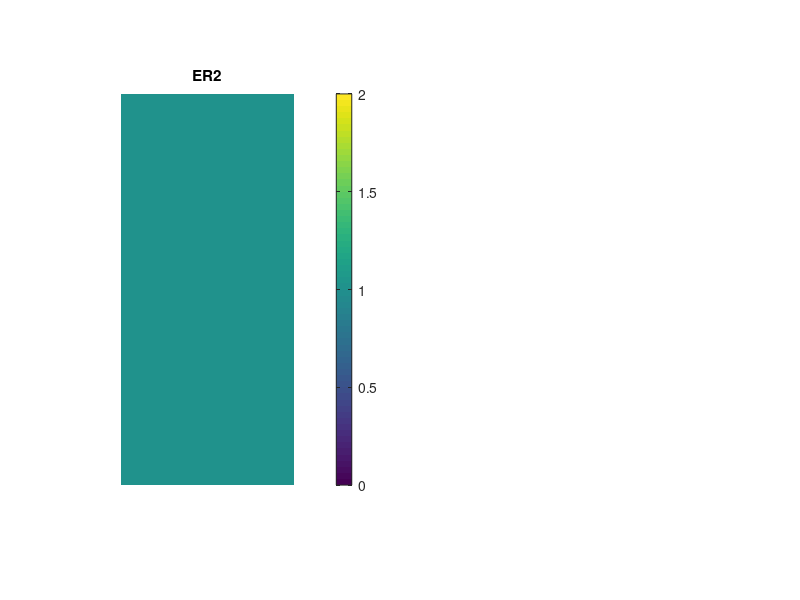

Source code (MATLAB): (Note: this script raises an error after producing the figure.)
% Simulacion de onda plana propagandose en el vacio.

% INITIALIZE MATLAB
close all;
clc;
clear all;

% UNITS
degrees     = pi/180;
meters      = 1;
centimeters = 1e-2 * meters;
millimeters = 1e-3 * meters;
micrometers = 1e-6 * meters;
nanometers  = 1e-9 * meters;
inches      = 2.54 * centimeters;
feet        = 12 * inches;
seconds     = 1;
hertz       = 1/seconds;
kilohertz   = 1e3 * hertz;
megahertz   = 1e6 * hertz;
gigahertz   = 1e9 * hertz;
terahertz   = 1e12 * hertz;
petahertz   = 1e15 * hertz;

% CONSTANTS
e0 = 8.85418782e-12 * 1/meters;
u0 = 1.25663706e-6 * 1/meters;
N0 = sqrt(u0/e0);
c0 = 299792458 * meters/seconds;

%%%%%%%%%%%%%%%%%%%%%%%%%%%%%%%%%%%%%%%%%%%%%%%%%%%%%%%%%
%% DASHBOARD
%%%%%%%%%%%%%%%%%%%%%%%%%%%%%%%%%%%%%%%%%%%%%%%%%%%%%%%%%

% DEFINE PLANE WAVE SOURCE PARAMETERS
f0    = 30.0 * gigahertz;
theta = 30*degrees;
lam0  = c0/f0;
k0    = 2*pi/lam0;
MODE  = 'E';

% MEDIUM PARAMETERS

er1 = 1.0;
ur1 = 1.0;

% DEFINE FDFD PARAMETERS
NRES   = 100;
real_x = 1.5 * centimeters;
real_y =  1.0 * centimeters;
SPACER = lam0*[1 1];
NPML   = [20 20];
ermax  = er1;
nmax   = sqrt(ermax);

%%%%%%%%%%%%%%%%%%%%%%%%%%%%%%%%%%%%%%%%%%%%%%%%%%%%%%%%%
%% CALCULATE OPTIMIZED GRID
%%%%%%%%%%%%%%%%%%%%%%%%%%%%%%%%%%%%%%%%%%%%%%%%%%%%%%%%%

% GRID RESOLUTION
dx = lam0/nmax/NRES;
dy = lam0/nmax/NRES;

% GRID SIZE
Sx = real_x;
Nx = ceil(Sx/dx);
Sx = Nx*dx;

Sy = SPACER(1) + real_y + SPACER(2);
Ny = NPML(1) + ceil(Sy/dy) + NPML(1);
Sy = Ny*dy;

% 2X GRID
Nx2 = 2*Nx;             dx2 = dx/2;
Ny2 = 2*Ny;             dy2 = dy/2;

% CALCULATE AXIS VECTORS
xa = [1:Nx]*dx;
ya = [1:Ny]*dy;
[Y,X] = meshgrid(ya,xa);
xa2 = [1:Nx2]*dx2;
ya2 = [1:Ny2]*dy2;

%%%%%%%%%%%%%%%%%%%%%%%%%%%%%%%%%%%%%%%%%%%%%%%%%%%%%%%%%
%% BUILD DIFFRACTION GRATING
%%%%%%%%%%%%%%%%%%%%%%%%%%%%%%%%%%%%%%%%%%%%%%%%%%%%%%%%%

% INITIALIZE VACUMM
ER2 = er1*ones(Nx2,Ny2);
UR2 = ur1*ones(Nx2,Ny2);
 
 
% SHOW REPRESENTED SPACE
subplot(121);
imagesc(xa2,ya2,ER2.');
axis equal tight off;
colorbar;
title('ER2');

% INCORPORATE PML
[ERxx,ERyy,ERzz,URxx,URyy,URzz] ...
                    = addupml2d(ER2,UR2,[0 0 NPML]);

% DIAGONALIZE MATERIAL TENSORS
ERxx = diag(sparse(ERxx(:)));
ERyy = diag(sparse(ERyy(:)));
ERzz = diag(sparse(ERzz(:)));
URxx = diag(sparse(URxx(:)));
URyy = diag(sparse(URyy(:)));
URzz = diag(sparse(URzz(:)));

%%%%%%%%%%%%%%%%%%%%%%%%%%%%%%%%%%%%%%%%%%%%%%%%%%%%%%%%%
%% PERFORM FDFD ANALYSIS
%%%%%%%%%%%%%%%%%%%%%%%%%%%%%%%%%%%%%%%%%%%%%%%%%%%%%%%%%

% INCIDENT WAVE VECTOR
nsrc  = sqrt(UR2(1,1)*ER2(1,1));
kxinc = k0*nsrc*sin(theta);
kyinc = k0*nsrc*cos(theta);
kinc  = [ kxinc ; kyinc ];

% BUILD DERIVATIVE MATRICES
NS  = [Nx Ny];
RES = [dx dy];
BC  = [1 0];
[DEX,DEY,DHX,DHY] = yeeder2d(NS,k0*RES,BC,kinc/k0);
        
% BUILD WAVE MATRIX
if MODE == 'E'
    A = DHX/URyy*DEX + DHY/URxx*DEY + ERzz;
else
    A = DEX/ERyy*DHX + DEY/ERxx*DHY + URzz;
end

% CALCULATE SOURCE FIELD
fsrc  = exp(-1i*(kxinc*X + kyinc*Y));

% CALCULATE SCATTERED-FIELD MASKING MATRIX
ny = NPML(1) + 2;
Q  = zeros(Nx,Ny);
Q(:,1:ny) = 1;
Q  = diag(sparse(Q(:)));

% CALCULATE SOURCE VECTOR
b = (Q*A - A*Q)*fsrc(:);

% SOLVE FOR FIELD
f = A\b;
f = reshape(f,Nx,Ny);

% SHOW FIELD
subplot(122);
pcolor(xa,ya,real(f).');
shading interp;
axis equal tight;
set(gca,'YDir','reverse');
caxis([-1 1]);
colorbar;
